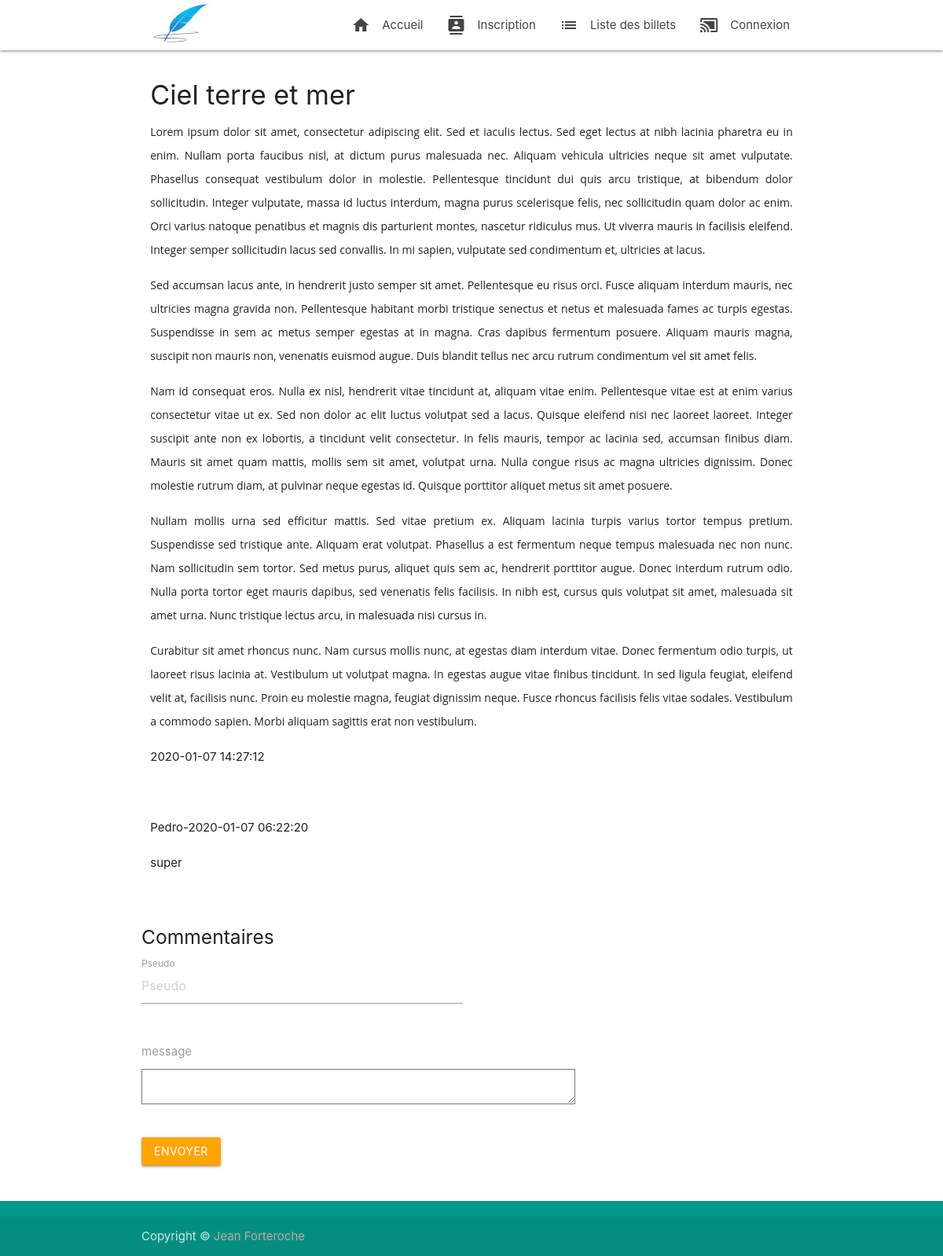
/article.php?id=13, run on the app's committed database.
### tables this page shows
CREATE TABLE IF NOT EXISTS `billet` (
  `id` int(11) NOT NULL AUTO_INCREMENT,
  `titre` varchar(255) NOT NULL,
  `description` text NOT NULL,
  `idUser` int(11) NOT NULL,
  `dateAjout` datetime NOT NULL,
  PRIMARY KEY (`id`),
  KEY `idUser` (`idUser`)
);

CREATE TABLE IF NOT EXISTS `commentaire` (
  `id` int(11) NOT NULL AUTO_INCREMENT,
  `username` varchar(50) NOT NULL,
  `text` text NOT NULL,
  `datecomment` datetime NOT NULL,
  `idbillet` int(11) NOT NULL,
  `flag` tinyint(1) NOT NULL,
  PRIMARY KEY (`id`),
  KEY `idbillet` (`idbillet`)
);

### model/articleModel.php (the view, shortened to what this page needs)
<?php
$id=$_GET['id'];
$billet =$bdd->query("SELECT  * FROM billet WHERE id=$id");
$commentaires =$bdd->query("SELECT  * FROM commentaire WHERE idbillet=$id");
while ($data =$billet->fetch()){
    echo '<h4>' . $data['titre'].'</h4>'. $data['description'] .'<p>'. $data['dateAjout'].'<p>'.'<br>';
}
include ('model/commentModel.php');
?>

### model/commentModel.php (shortened to what this page needs)
<?php
while($comment =$commentaires->fetch()){
    if(!empty($_SESSION['pseudo'])){
    echo '<p>'. $comment['username']. '-' . $comment['datecomment'].'<p>'.'<p>' .  $comment['text'] .'</p>' .'  <a href="model/reportModel.php?id='.$comment['id'].'">Signaler commentaire</a>
    ';
    }
    else{
        echo '<p>'. $comment['username']. '-' . $comment['datecomment'].'<p>'.'<p>' .  $comment['text'] .'</p>';
    }
}
    ?>

### css/style.css (style rules this page uses)
p { line-height: 2rem; }

### data on the page
billet: titre "Ciel terre et mer", description "Lorem ipsum dolor sit amet, consectetur adipiscing elit. Sed et iaculis lectus. Sed eget lectus at nibh lacinia pharetra eu in enim. Nullam porta faucibus nisl, at dictum purus malesuada nec. Aliquam vehicula ultricies neque sit amet vulputate. Phasellus consequat vestibulum dolor in molestie. Pellentesque tincidunt dui quis arcu tristique, at bibendum dolor sollicitudin. Integer vulputate, massa id luctus interdum, magna purus scelerisque felis, nec sollicitudin quam dolor ac enim. Orci varius natoque penatibus et magnis dis parturient montes, nascetur ridiculus mus. Ut viverra mauris in facilisis eleifend. Integer semper sollicitudin lacus sed convallis. In mi sapien, vulputate sed…", dateAjout "2020-01-07 14:27:12"
commentaire: username "Pedro", datecomment "2020-01-07 06:22:20", text "super"
